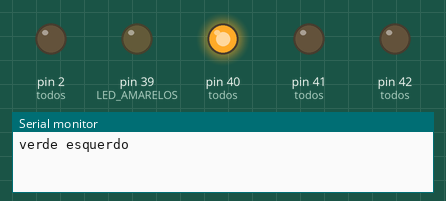
Bench run of a sketch on a simulated Arduino Mega 2560, built with avr-gcc and run on an emulated ATmega2560. Shown: output pins drawn as LEDs (lit = HIGH), the last lines printed to the serial monitor.

Above: at 0.6 s.
At 3.0 s:
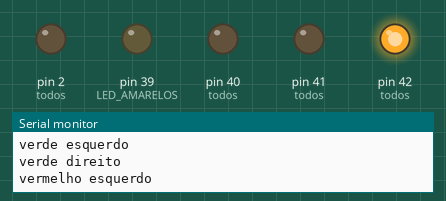
At 4.2 s:
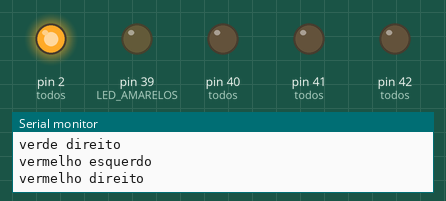
At 5.4 s:
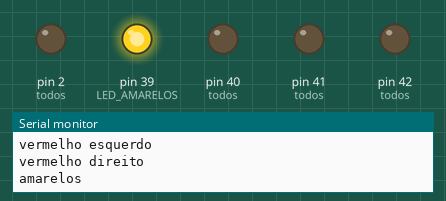
At 8.8 s:
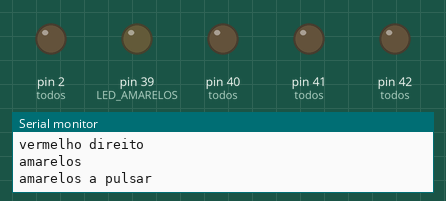
At 11.3 s:
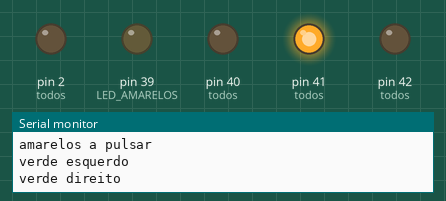
Timing chart, 0 to 12.4 s (numbered marks = the images above):
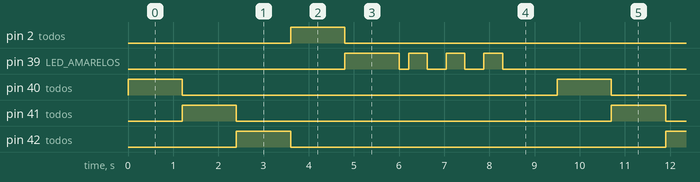

Measured:
- by itself, pin 2 (todos), pin 40 (todos), pin 41 (todos), pin 42 (todos): alternates HIGH for 1.2 s and LOW for 8.3 s
- by itself, pin 39 (LED_AMARELOS): repeats every 9.5 s: LOW 0.21 s, 2 × (HIGH 0.42 s, LOW 0.42 s), HIGH 0.42 s, LOW 6.0 s, HIGH 1.2 s
- by itself, everything shown: repeats every 9.5 s, in 12 steps

The sketch:

teste_leds.ino
```cpp
/* ============================================================
   BitVolts — O meu primeiro robô
   Capítulo 10 · Teste 6 — Os LEDs

   Ligações: Figura 43 do livro. Cada LED com 220 Ω: verde E 40, verde D 41, vermelho E 42, vermelho D 2, amarelos 39.
   Monte com a energia desligada. Confira antes de energizar.
   ============================================================ */

#define LED_VERDE_ESQ  40
#define LED_VERDE_DIR  41
#define LED_VERM_ESQ   42
#define LED_VERM_DIR    2
#define LED_AMARELOS   39

int todos[] = {LED_VERDE_ESQ, LED_VERDE_DIR, LED_VERM_ESQ,
               LED_VERM_DIR, LED_AMARELOS};
const char* nomes[] = {"verde esquerdo", "verde direito",
                       "vermelho esquerdo", "vermelho direito",
                       "amarelos"};

void setup() {
  Serial.begin(115200);
  for (int i = 0; i < 5; i++) {
    pinMode(todos[i], OUTPUT);
    digitalWrite(todos[i], LOW);
  }
}

void loop() {
  // O analogWrite do fim do loop prende o GPIO 39 ao PWM.
  // Sem esta linha, na segunda volta os amarelos nao acendem.
  pinMode(LED_AMARELOS, OUTPUT);

  for (int i = 0; i < 5; i++) {
    for (int j = 0; j < 5; j++) digitalWrite(todos[j], LOW);
    Serial.println(nomes[i]);
    digitalWrite(todos[i], HIGH);
    delay(1200);
  }

  Serial.println("amarelos a pulsar");
  for (int c = 0; c < 3; c++) {
    for (int b = 0; b <= 255; b += 5) {
      analogWrite(LED_AMARELOS, b);
      delay(8);
    }
    for (int b = 255; b >= 0; b -= 5) {
      analogWrite(LED_AMARELOS, b);
      delay(8);
    }
  }
  analogWrite(LED_AMARELOS, 0);
  delay(1000);
}
```
